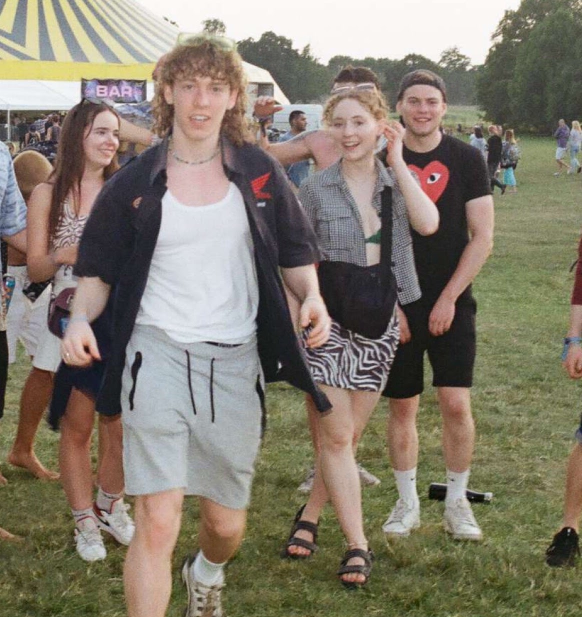
#> input picture example_images/festival.jpg, 1164 x 1234 px (shown at 1/2 size)
$ python -i preprocessor.py   (imports and definitions only)
#> lines starting #> are read from the running program, lines starting #| are printed output that depends on the picture
#> further down, picture is the input picture: shape (1234, 1164, 3); mean B, G, R 110.2, 124.1, 132
import cv2 as cv
import os
import numpy as np
import math
from PIL import Image


# Init detector
detector_model_path = os.path.dirname(__file__) + "/face_detection_yunet_2022mar.onnx"
# [7 lines that did not run here, left out]


# [31 lines left out: function eye_align, not called in this run]


def equalise(input_img):
    # Histogram equalisation: equalize each channel
    # https://msameeruddin.hashnode.dev/image-equalization-contrast-enhancing-in-python
    r, g, b = cv.split(input_img)
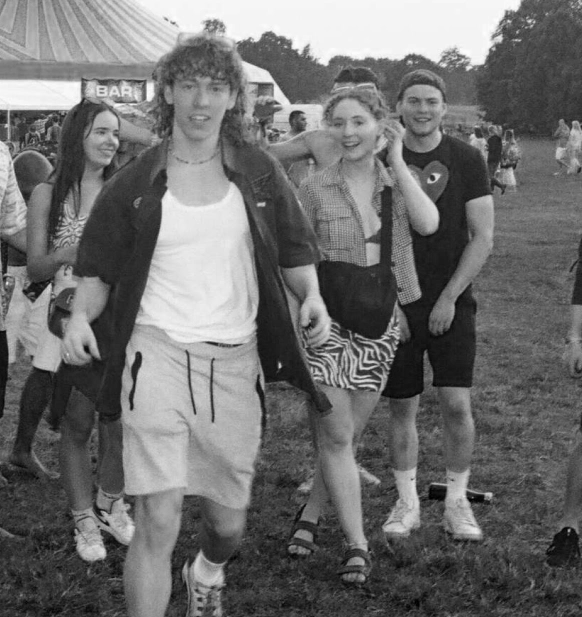
#> r: shape (1234, 1164) (shown at 1/2 size); min 0, max 255, mean 110.2
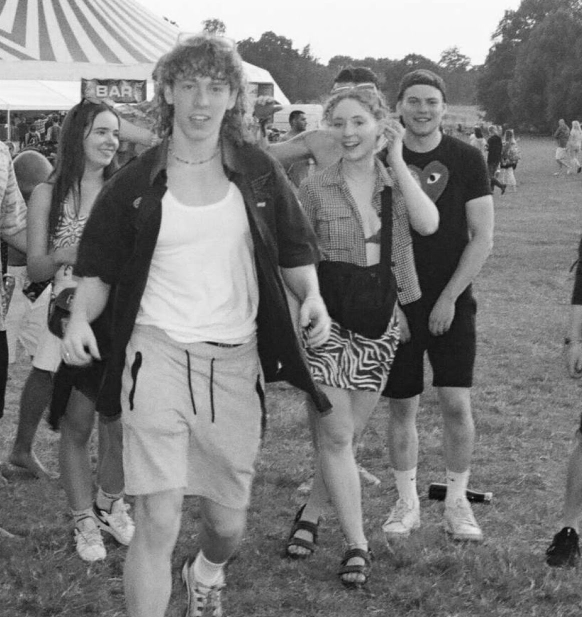
#> g: shape (1234, 1164) (shown at 1/2 size); min 0, max 255, mean 124.1
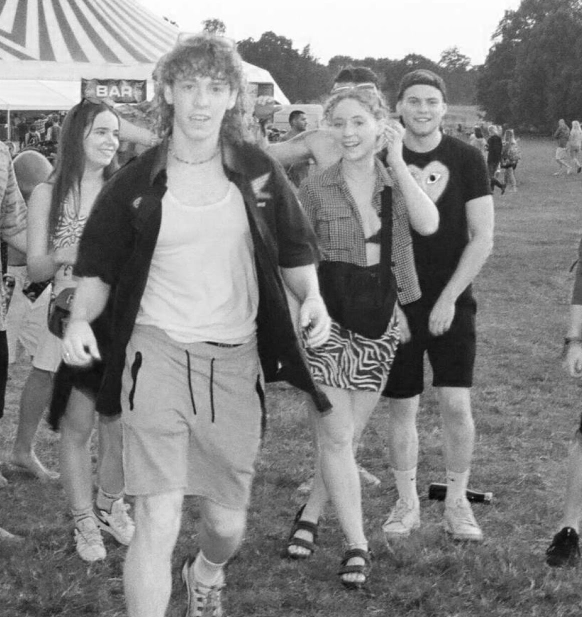
#> b: shape (1234, 1164) (shown at 1/2 size); min 0, max 255, mean 132
    r_eq = cv.equalizeHist(r)
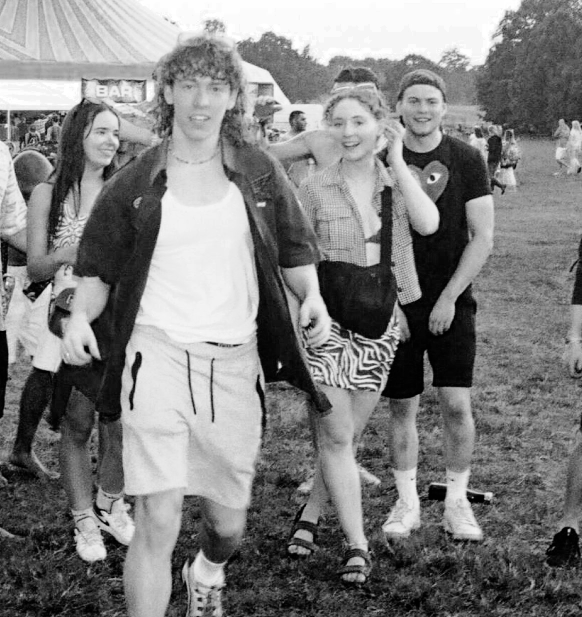
#> r_eq: shape (1234, 1164) (shown at 1/2 size); min 0, max 255, mean 128.2
    g_eq = cv.equalizeHist(g)
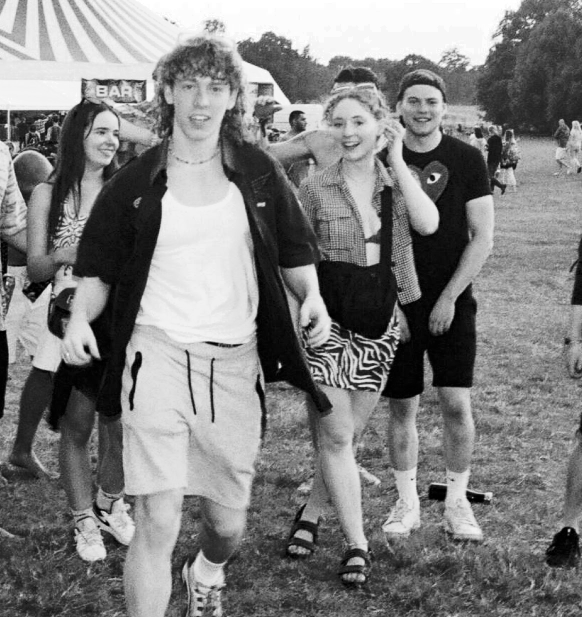
#> g_eq: shape (1234, 1164) (shown at 1/2 size); min 0, max 255, mean 128.2
    b_eq = cv.equalizeHist(b)
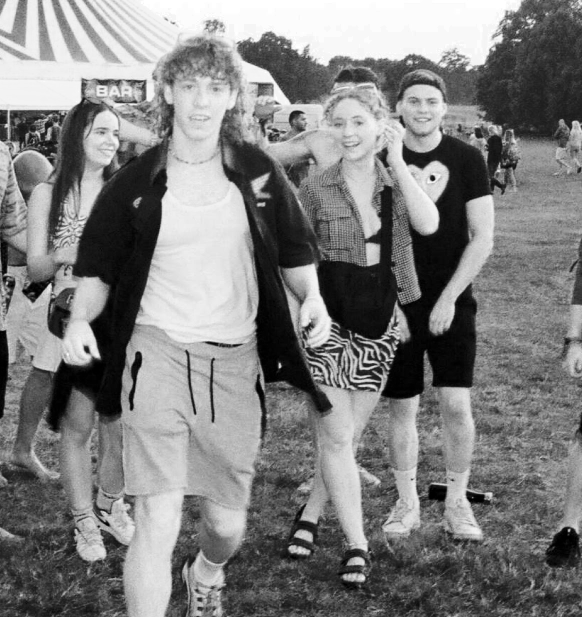
#> b_eq: shape (1234, 1164) (shown at 1/2 size); min 0, max 255, mean 128.2
    img_eq = cv.merge((r_eq, g_eq, b_eq))
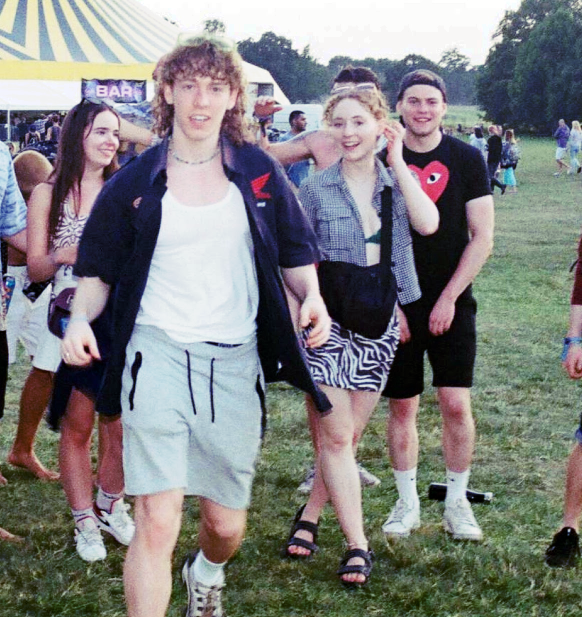
#> img_eq: shape (1234, 1164, 3) (shown at 1/2 size); mean B, G, R 128.2, 128.2, 128.2
    return img_eq

# [45 lines left out: function process, not called in this run]


# [38 lines not run here, left out]

>>> import cv2
>>> picture = cv2.imread('example_images/festival.jpg')
>>> result = equalise(picture)

$ run again, on example_images/car.jpg
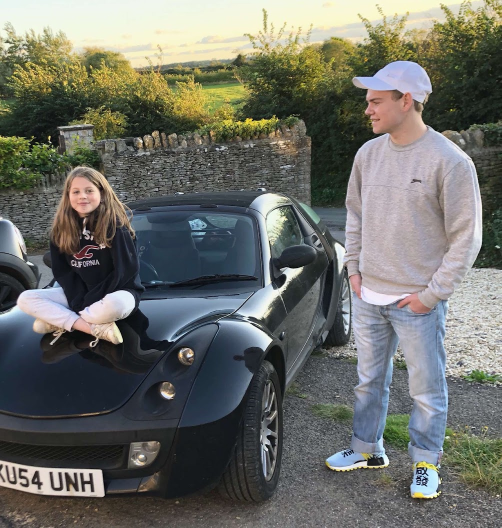
#> input picture example_images/car.jpg, 1003 x 1056 px (shown at 1/2 size)
#> picture is the input picture: shape (1056, 1003, 3); mean B, G, R 104, 110.2, 108.8
#> in equalise, `b_eq = cv.equalizeHist(b)`:
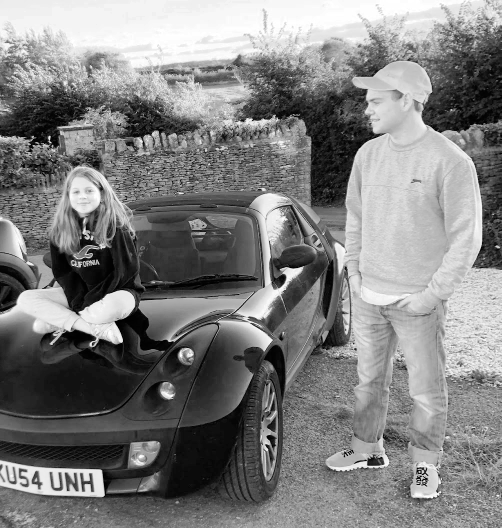
#> b_eq: shape (1056, 1003) (shown at 1/2 size); min 0, max 255, mean 128
#> in equalise, `img_eq = cv.merge((r_eq, g_eq, b_eq))`:
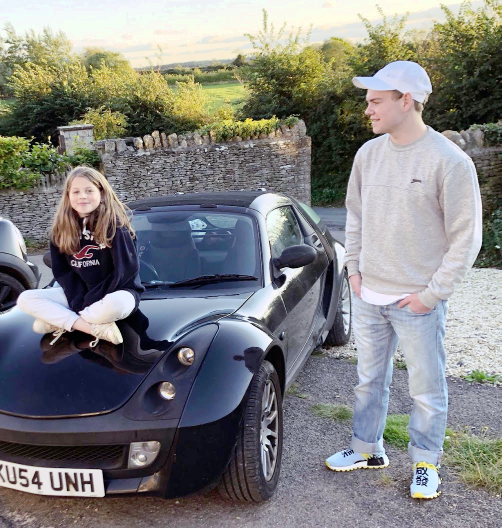
#> img_eq: shape (1056, 1003, 3) (shown at 1/2 size); mean B, G, R 128, 128.1, 128

$ run again, on example_images/dad.jpg
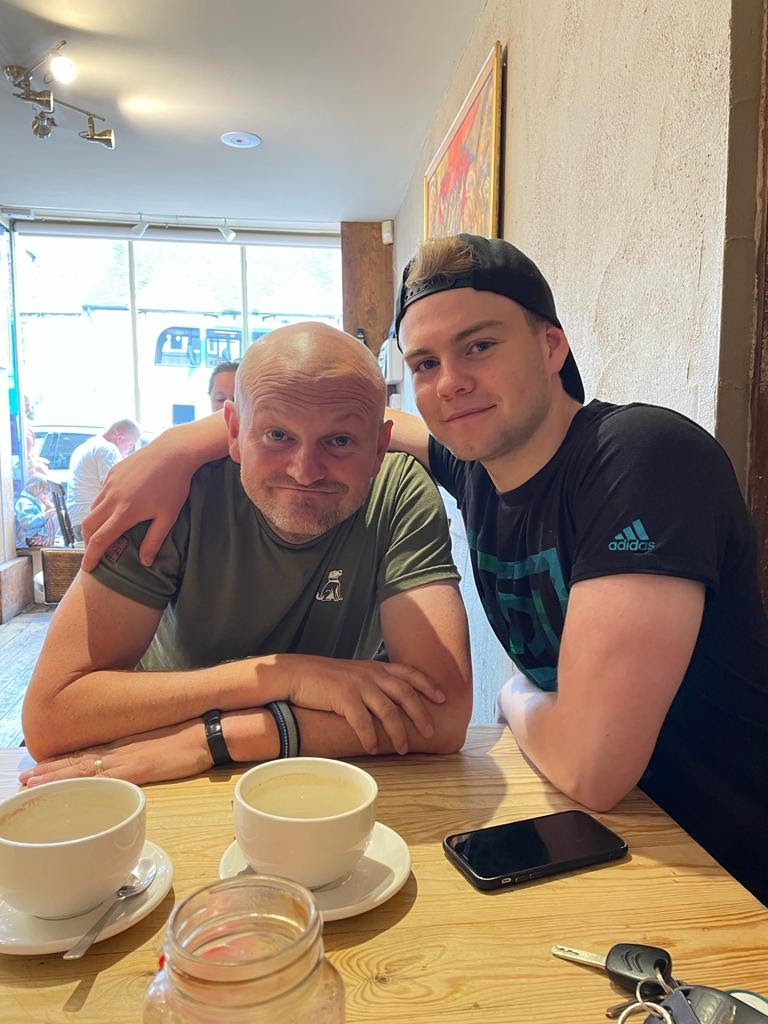
#> input picture example_images/dad.jpg, 768 x 1024 px
#> picture is the input picture: shape (1024, 768, 3); mean B, G, R 120.6, 138, 157.8
#> in equalise, `b_eq = cv.equalizeHist(b)`:
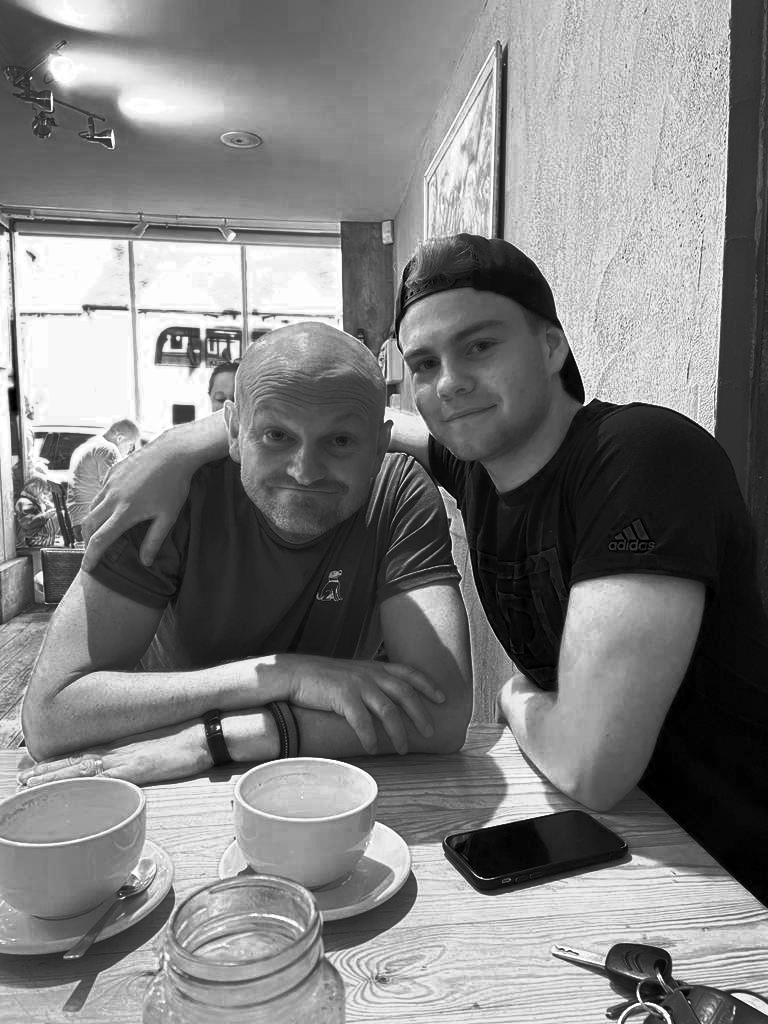
#> b_eq: shape (1024, 768); min 0, max 255, mean 128.2
#> in equalise, `img_eq = cv.merge((r_eq, g_eq, b_eq))`:
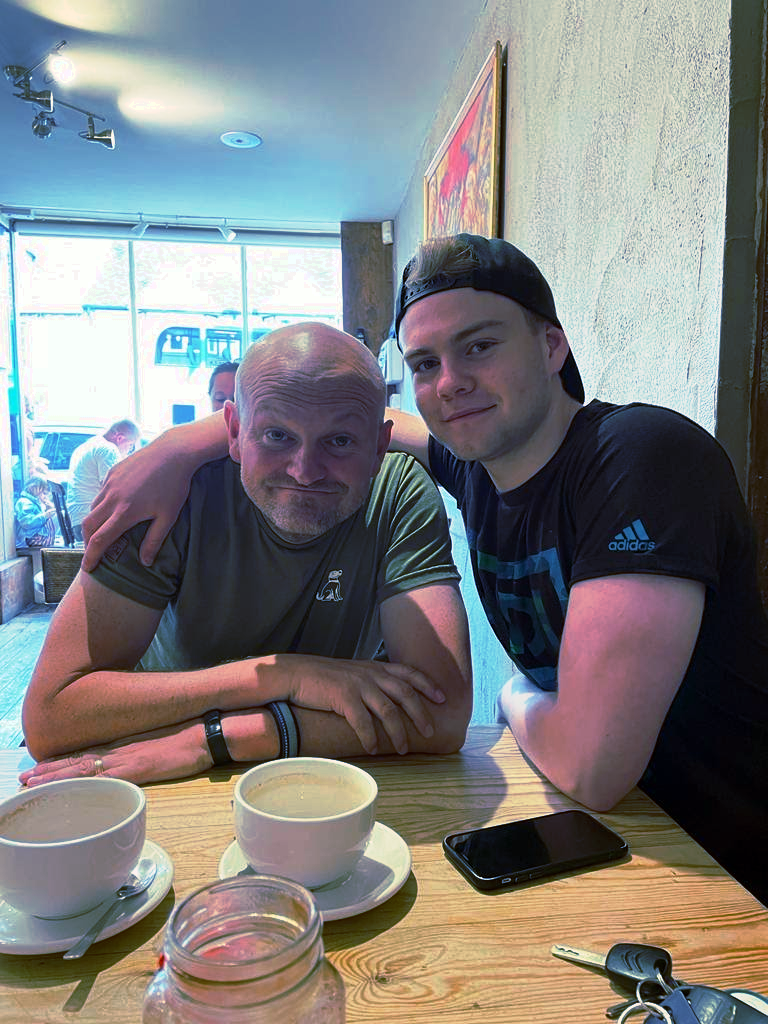
#> img_eq: shape (1024, 768, 3); mean B, G, R 128.2, 128.2, 128.2

$ run again, on example_images/disney.jpg
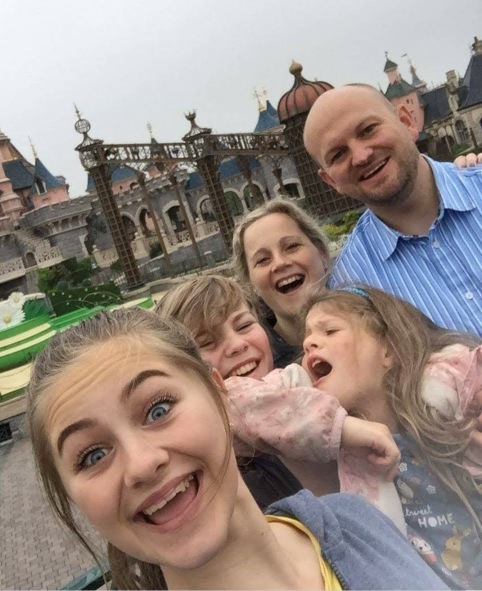
#> input picture example_images/disney.jpg, 964 x 1182 px (shown at 1/2 size)
#> picture is the input picture: shape (1182, 964, 3); mean B, G, R 130.7, 137.6, 150.5
#> in equalise, `img_eq = cv.merge((r_eq, g_eq, b_eq))`:
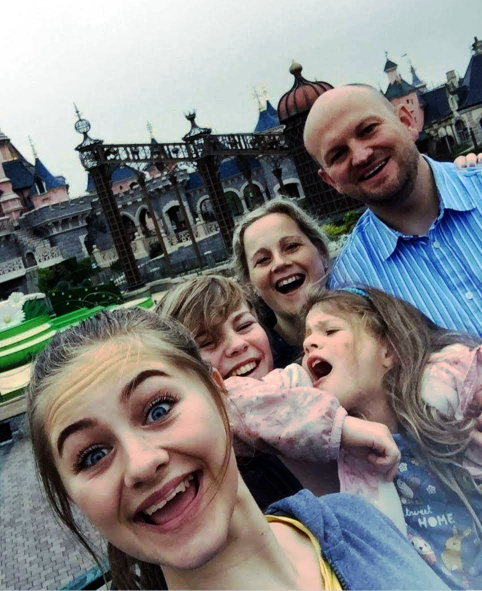
#> img_eq: shape (1182, 964, 3) (shown at 1/2 size); mean B, G, R 128.1, 128.2, 128.2
